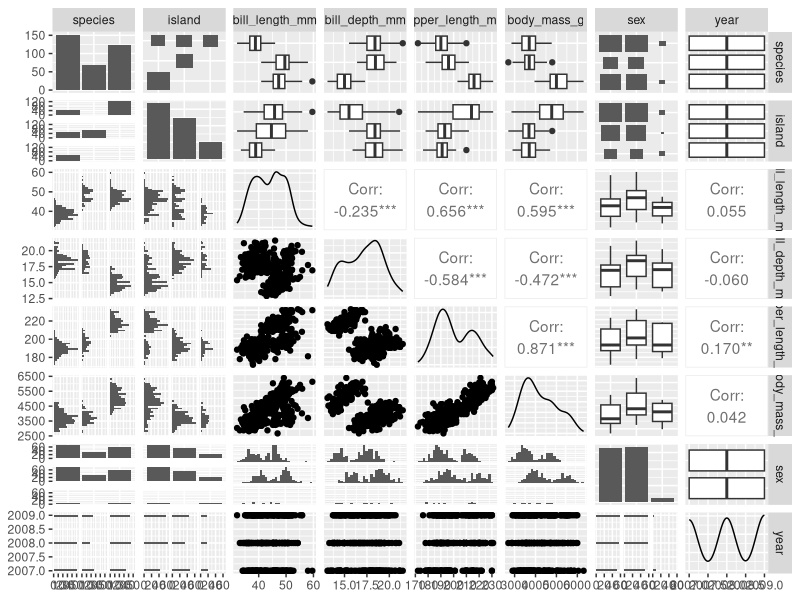
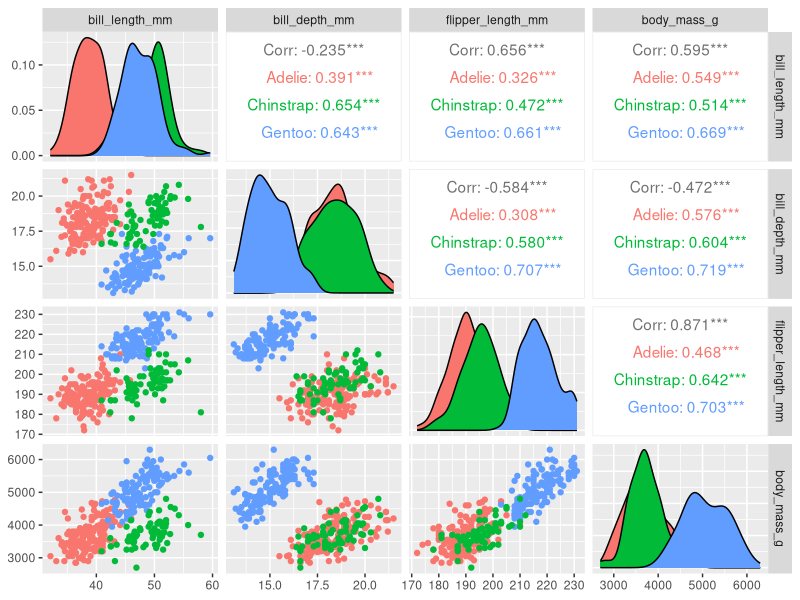
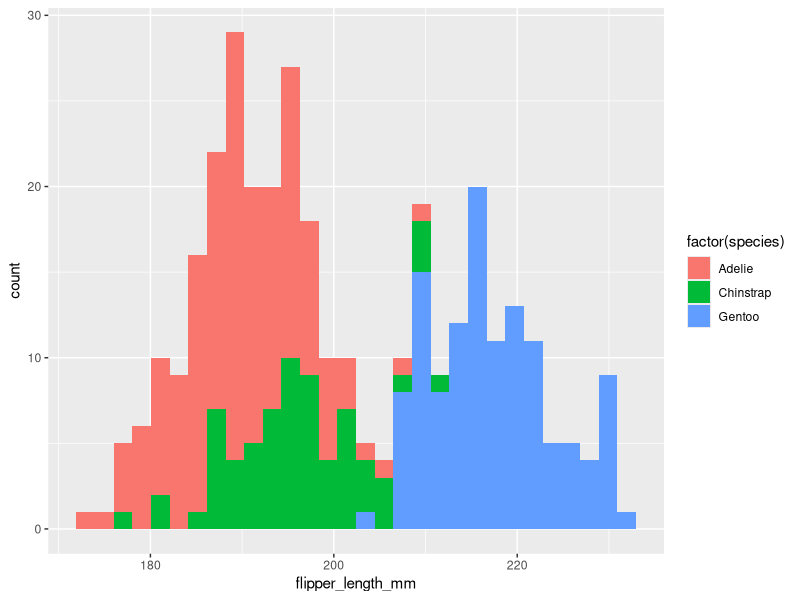

These charts were generated, in order, by the following R code:
library(palmerpenguins)
library(GGally)
library(skimr)
library(tidyverse)

# take a look at the penguins dataset 
str(penguins)

#view col names
names(penguins)
colnames(penguins)

dim(penguins)


# get a summary of the data
summary(penguins)
skimr::skim(penguins)
head(penguins)

#make a pair plot 
GGally::ggpairs(penguins)

#make a pairplot by species
GGally::ggpairs(penguins, columns = 3:6, 
                ggplot2::aes(col =species))


##now let's do histograms
penguins %>% ggplot(aes(x = flipper_length_mm, fill = factor(species))) + geom_histogram()





